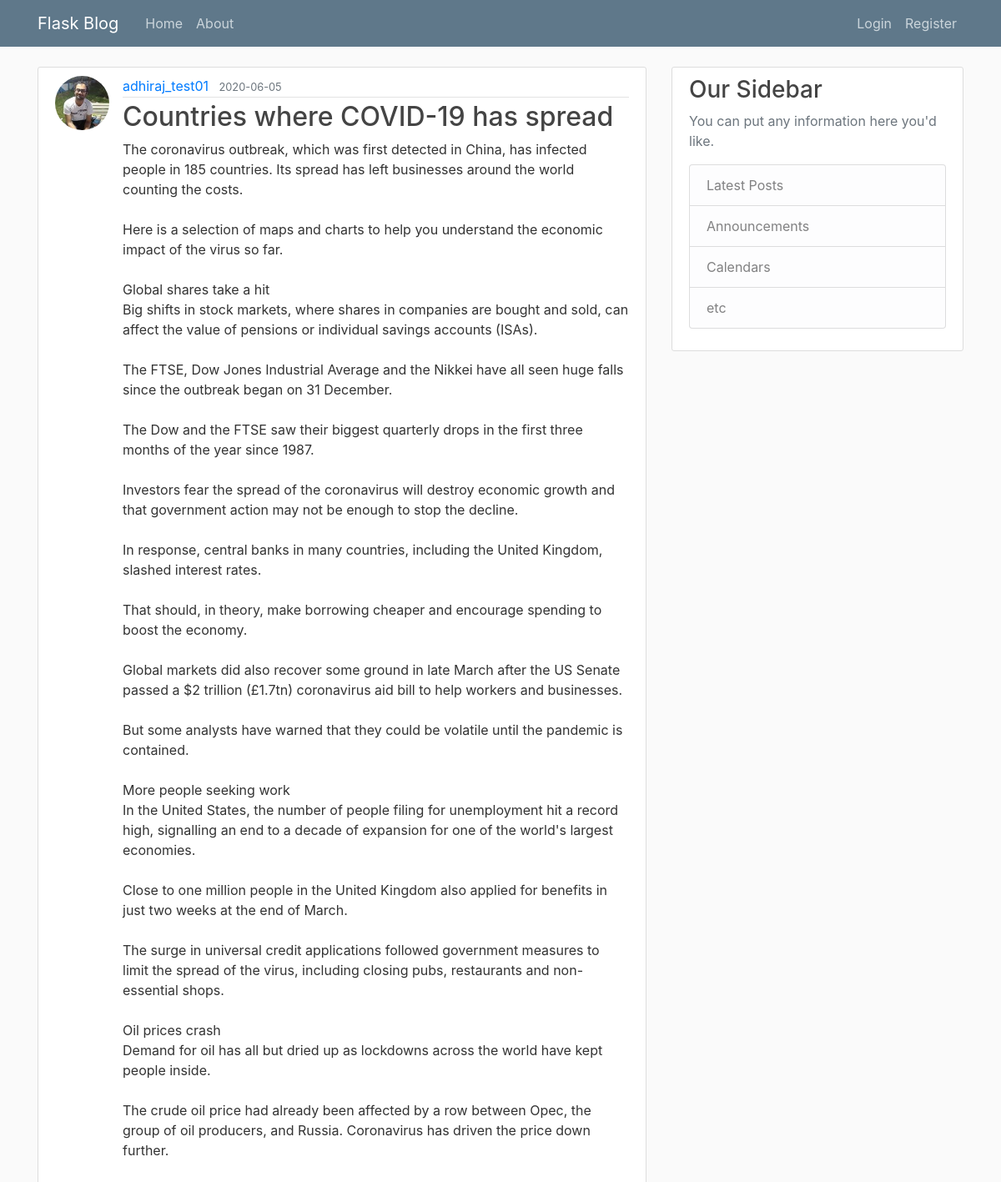
/post/1, run on the app's committed database.
### flaskblog/models.py (models this page shows, shortened)
class User(db.Model,UserMixin):
	id = db.Column(db.Integer, primary_key=True)
	username = db.Column(db.String(20),unique=True, nullable=False)
	email = db.Column(db.String(120),unique=True, nullable=False)
	image_file = db.Column(db.String(20), nullable=False, default='default.jpg')
	password = db.Column(db.String(60),nullable=False)
	posts = db.relationship('Post',backref='author',lazy=True)

class Post(db.Model):
	id = db.Column(db.Integer, primary_key=True)
	title = db.Column(db.String(150),nullable=False)
	date_posted = db.Column(db.DateTime, nullable=False, default=datetime.utcnow)
	content = db.Column(db.Text, nullable=False)
	user_id = db.Column(db.Integer, db.ForeignKey('user.id'),nullable=False)

### flaskblog/routes.py (the view)
@app.route("/post/<int:post_id>")
def post(post_id):
	post = Post.query.get_or_404(post_id)
	return render_template('post.html', title=post.title, post=post)

### flaskblog/templates/post.html (shortened to what this page needs)
{% extends "layout.html" %}
{% block content %}
	<article class="media content-section">
		<img class="rounded-circle article-img" src="{{ url_for('static', filename='profile_pics/' + post.author.image_file) }}">
		  <div class="media-body">
		    <div class="article-metadata">
		      <a class="mr-2" href="{{ url_for('user_posts', username=post.author.username) }}">{{ post.author.username }}</a>
		      <small class="text-muted">{{ post.date_posted.strftime('%Y-%m-%d') }}</small>
		    </div>
		    <h2>{{ post.title }}</h2>
		    <p class="article-content">{{ post.content }}</p>
		  </div>
</article>
{% endblock content %}

### flaskblog/templates/layout.html (shortened to what this page needs)
<!DOCTYPE html>
<html>
<head>
	<link rel="stylesheet" href="https://stackpath.bootstrapcdn.com/bootstrap/4.5.0/css/bootstrap.min.css">
	<link rel="stylesheet" type="text/css" href="{{url_for('static', filename='main.css')}}">
</head>
<body>
	<header class="site-header">
		<nav class="navbar navbar-expand-md navbar-dark bg-steel fixed-top">
			<div class="container">
				<a class="navbar-brand mr-4" href="/">Flask Blog</a>
				<div class="collapse navbar-collapse" id="navbarToggle">
					<div class="navbar-nav mr-auto">
						<a class="nav-item nav-link" href="{{ url_for('home') }}">Home</a>
						<a class="nav-item nav-link" href="{{ url_for('about') }}">About</a>
					</div>
					<div class="navbar-nav">
            {% if current_user.is_authenticated %}
            <a class="nav-item nav-link" href="{{ url_for('new_post') }}">Add New Post</a>
						  <a class="nav-item nav-link" href="{{ url_for('logout') }}">Logout</a>
						  <a class="nav-item nav-link" href="{{ url_for('account') }}">Account</a>
            {% else %}
              <a class="nav-item nav-link" href="{{ url_for('login') }}">Login</a>
              <a class="nav-item nav-link" href="{{ url_for('register') }}">Register</a>
            {% endif %}
					</div>
				</div>
			</div>
		</nav>
	</header>
	<main role="main" class="container">
  <div class="row">
    <div class="col-md-8">
      {% block content %}{% endblock %}
    </div>
    <div class="col-md-4">
      <div class="content-section">
        <h3>Our Sidebar</h3>
        <p class='text-muted'>You can put any information here you'd like.
          <ul class="list-group">
            <li class="list-group-item list-group-item-light">Latest Posts</li>
            <li class="list-group-item list-group-item-light">Announcements</li>
            <li class="list-group-item list-group-item-light">Calendars</li>
            <li class="list-group-item list-group-item-light">etc</li>
          </ul>
        </p>
      </div>
    </div>
  </div>
</main>
</body>
</html>

### flaskblog/static/main.css (style rules this page uses)
body { background: #fafafa; color: #333333; margin-top: 5rem; }
h1, h2, h3, h4, h5, h6 { color: #444444; }
.bg-steel { background-color: #5f788a; }
.site-header .navbar-nav .nav-link { color: #cbd5db; }
.content-section { background: #ffffff; padding: 10px 20px; border: 1px solid #dddddd; border-radius: 3px; margin-bottom: 20px; }
.article-content { white-space: pre-line; }
.article-img { height: 65px; width: 65px; margin-right: 16px; }
.article-metadata { padding-bottom: 1px; margin-bottom: 4px; border-bottom: 1px solid #e3e3e3 }

### data on the page
User: image_file (picture), author.username "adhiraj_test01"
Post: date_posted "2020-06-05", title "Countries where COVID-19 has spread", content "The coronavirus outbreak, which was first detected in China, has infected people in 185 countries. Its spread has left businesses around the world counting the costs. Here is a selection of maps and charts to help you understand the economic impact of the virus so far. Global shares take a hit Big shifts in stock markets, where shares in companies are bought and sold, can affect the value of pensions or individual savings accounts (ISAs). The FTSE, Dow Jones Industrial Average and the Nikkei have all seen huge falls since the outbreak began on 31 December. The Dow and the FTSE saw their biggest quarterly drops in the first three months of the year since 1987. Investors fear the spread of…"
